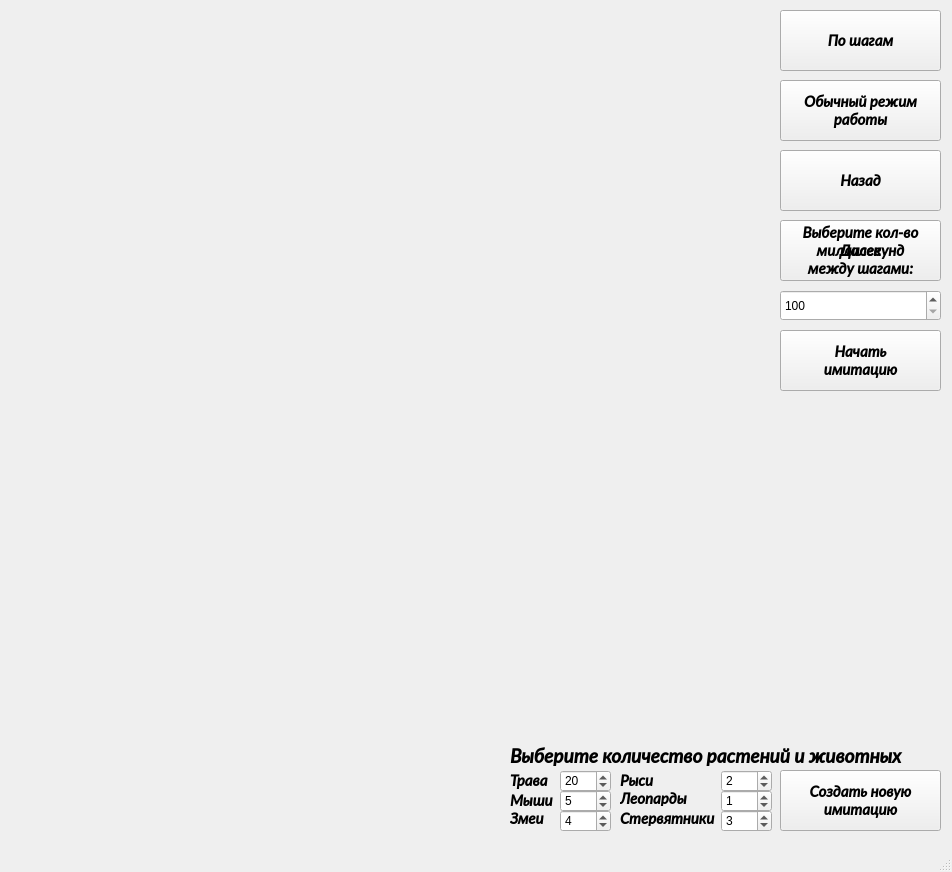
<?xml version="1.0" encoding="UTF-8"?>
<ui version="4.0">
 <class>MainWindow</class>
 <widget class="QMainWindow" name="MainWindow">
  <property name="windowModality">
   <enum>Qt::NonModal</enum>
  </property>
  <property name="geometry">
   <rect>
    <x>0</x>
    <y>0</y>
    <width>952</width>
    <height>872</height>
   </rect>
  </property>
  <property name="sizePolicy">
   <sizepolicy hsizetype="Preferred" vsizetype="Preferred">
    <horstretch>0</horstretch>
    <verstretch>0</verstretch>
   </sizepolicy>
  </property>
  <property name="maximumSize">
   <size>
    <width>952</width>
    <height>872</height>
   </size>
  </property>
  <property name="contextMenuPolicy">
   <enum>Qt::DefaultContextMenu</enum>
  </property>
  <property name="windowTitle">
   <string>Имитационная модель пищевой цепи</string>
  </property>
  <property name="autoFillBackground">
   <bool>false</bool>
  </property>
  <property name="iconSize">
   <size>
    <width>24</width>
    <height>24</height>
   </size>
  </property>
  <widget class="QWidget" name="centralwidget">
   <widget class="QPushButton" name="regularModeButton">
    <property name="geometry">
     <rect>
      <x>780</x>
      <y>80</y>
      <width>161</width>
      <height>61</height>
     </rect>
    </property>
    <property name="font">
     <font>
      <family>Lato Semibold</family>
      <pointsize>11</pointsize>
      <weight>75</weight>
      <italic>true</italic>
      <bold>true</bold>
     </font>
    </property>
    <property name="text">
     <string>Обычный режим
работы</string>
    </property>
   </widget>
   <widget class="QPushButton" name="stepModeButton">
    <property name="geometry">
     <rect>
      <x>780</x>
      <y>10</y>
      <width>161</width>
      <height>61</height>
     </rect>
    </property>
    <property name="font">
     <font>
      <family>Lato Semibold</family>
      <pointsize>11</pointsize>
      <weight>75</weight>
      <italic>true</italic>
      <bold>true</bold>
     </font>
    </property>
    <property name="text">
     <string>По шагам</string>
    </property>
   </widget>
   <widget class="QPushButton" name="nextButton">
    <property name="geometry">
     <rect>
      <x>780</x>
      <y>220</y>
      <width>161</width>
      <height>61</height>
     </rect>
    </property>
    <property name="font">
     <font>
      <family>Lato Semibold</family>
      <pointsize>11</pointsize>
      <weight>75</weight>
      <italic>true</italic>
      <bold>true</bold>
     </font>
    </property>
    <property name="cursor">
     <cursorShape>ArrowCursor</cursorShape>
    </property>
    <property name="text">
     <string>Далее</string>
    </property>
   </widget>
   <widget class="QSpinBox" name="spinBox">
    <property name="geometry">
     <rect>
      <x>780</x>
      <y>290</y>
      <width>161</width>
      <height>31</height>
     </rect>
    </property>
    <property name="minimum">
     <number>100</number>
    </property>
    <property name="maximum">
     <number>100000</number>
    </property>
    <property name="singleStep">
     <number>100</number>
    </property>
   </widget>
   <widget class="QPushButton" name="startButton">
    <property name="geometry">
     <rect>
      <x>780</x>
      <y>330</y>
      <width>161</width>
      <height>61</height>
     </rect>
    </property>
    <property name="font">
     <font>
      <family>Lato Semibold</family>
      <pointsize>11</pointsize>
      <weight>75</weight>
      <italic>true</italic>
      <bold>true</bold>
     </font>
    </property>
    <property name="text">
     <string>Начать
имитацию</string>
    </property>
   </widget>
   <widget class="QLabel" name="timerLabel">
    <property name="geometry">
     <rect>
      <x>780</x>
      <y>220</y>
      <width>161</width>
      <height>61</height>
     </rect>
    </property>
    <property name="font">
     <font>
      <family>Lato Semibold</family>
      <pointsize>11</pointsize>
      <weight>75</weight>
      <italic>true</italic>
      <bold>true</bold>
     </font>
    </property>
    <property name="text">
     <string>&lt;html&gt;&lt;head/&gt;&lt;body&gt;&lt;p align=&quot;center&quot;&gt;Выберите кол-во&lt;br/&gt;миллисекунд&lt;br/&gt;между шагами:&lt;/p&gt;&lt;/body&gt;&lt;/html&gt;</string>
    </property>
   </widget>
   <widget class="QPushButton" name="backButton">
    <property name="geometry">
     <rect>
      <x>780</x>
      <y>150</y>
      <width>161</width>
      <height>61</height>
     </rect>
    </property>
    <property name="font">
     <font>
      <family>Lato Semibold</family>
      <pointsize>11</pointsize>
      <weight>75</weight>
      <italic>true</italic>
      <bold>true</bold>
     </font>
    </property>
    <property name="text">
     <string>Назад</string>
    </property>
   </widget>
   <widget class="QPushButton" name="restartButton">
    <property name="geometry">
     <rect>
      <x>780</x>
      <y>770</y>
      <width>161</width>
      <height>61</height>
     </rect>
    </property>
    <property name="font">
     <font>
      <family>Lato Semibold</family>
      <pointsize>11</pointsize>
      <weight>75</weight>
      <italic>true</italic>
      <bold>true</bold>
     </font>
    </property>
    <property name="text">
     <string>Создать новую
имитацию</string>
    </property>
   </widget>
   <widget class="QSpinBox" name="LynxCountSpinBox">
    <property name="geometry">
     <rect>
      <x>721</x>
      <y>770</y>
      <width>51</width>
      <height>22</height>
     </rect>
    </property>
    <property name="maximum">
     <number>2000</number>
    </property>
    <property name="value">
     <number>2</number>
    </property>
   </widget>
   <widget class="QSpinBox" name="CheetahCountSpinBox">
    <property name="geometry">
     <rect>
      <x>721</x>
      <y>790</y>
      <width>51</width>
      <height>22</height>
     </rect>
    </property>
    <property name="maximum">
     <number>2000</number>
    </property>
    <property name="value">
     <number>1</number>
    </property>
   </widget>
   <widget class="QSpinBox" name="VultureCountSpinBox">
    <property name="geometry">
     <rect>
      <x>721</x>
      <y>810</y>
      <width>51</width>
      <height>22</height>
     </rect>
    </property>
    <property name="maximum">
     <number>2000</number>
    </property>
    <property name="value">
     <number>3</number>
    </property>
   </widget>
   <widget class="QLabel" name="LynxCountLabel">
    <property name="geometry">
     <rect>
      <x>620</x>
      <y>772</y>
      <width>41</width>
      <height>16</height>
     </rect>
    </property>
    <property name="font">
     <font>
      <family>Lato Semibold</family>
      <pointsize>11</pointsize>
      <weight>75</weight>
      <italic>true</italic>
      <bold>true</bold>
     </font>
    </property>
    <property name="text">
     <string>Рыси</string>
    </property>
   </widget>
   <widget class="QLabel" name="CheetahCountLabel">
    <property name="geometry">
     <rect>
      <x>620</x>
      <y>790</y>
      <width>71</width>
      <height>16</height>
     </rect>
    </property>
    <property name="font">
     <font>
      <family>Lato Semibold</family>
      <pointsize>11</pointsize>
      <weight>75</weight>
      <italic>true</italic>
      <bold>true</bold>
     </font>
    </property>
    <property name="text">
     <string>Леопарды</string>
    </property>
   </widget>
   <widget class="QLabel" name="VultureCountLabel">
    <property name="geometry">
     <rect>
      <x>620</x>
      <y>810</y>
      <width>101</width>
      <height>16</height>
     </rect>
    </property>
    <property name="font">
     <font>
      <family>Lato Semibold</family>
      <pointsize>11</pointsize>
      <weight>75</weight>
      <italic>true</italic>
      <bold>true</bold>
     </font>
    </property>
    <property name="text">
     <string>Стервятники</string>
    </property>
   </widget>
   <widget class="QSpinBox" name="PlantCountSpinBox">
    <property name="geometry">
     <rect>
      <x>560</x>
      <y>770</y>
      <width>51</width>
      <height>22</height>
     </rect>
    </property>
    <property name="maximum">
     <number>2000</number>
    </property>
    <property name="value">
     <number>20</number>
    </property>
   </widget>
   <widget class="QSpinBox" name="MouseCountSpinBox">
    <property name="geometry">
     <rect>
      <x>560</x>
      <y>790</y>
      <width>51</width>
      <height>22</height>
     </rect>
    </property>
    <property name="maximum">
     <number>2000</number>
    </property>
    <property name="value">
     <number>5</number>
    </property>
   </widget>
   <widget class="QSpinBox" name="SnakeCountSpinBox">
    <property name="geometry">
     <rect>
      <x>560</x>
      <y>810</y>
      <width>51</width>
      <height>22</height>
     </rect>
    </property>
    <property name="maximum">
     <number>2000</number>
    </property>
    <property name="value">
     <number>4</number>
    </property>
   </widget>
   <widget class="QLabel" name="PlantCountLabel">
    <property name="geometry">
     <rect>
      <x>510</x>
      <y>770</y>
      <width>51</width>
      <height>21</height>
     </rect>
    </property>
    <property name="font">
     <font>
      <family>Lato Semibold</family>
      <pointsize>11</pointsize>
      <weight>75</weight>
      <italic>true</italic>
      <bold>true</bold>
     </font>
    </property>
    <property name="text">
     <string>Трава</string>
    </property>
   </widget>
   <widget class="QLabel" name="MouseCountLabel">
    <property name="geometry">
     <rect>
      <x>510</x>
      <y>790</y>
      <width>51</width>
      <height>20</height>
     </rect>
    </property>
    <property name="font">
     <font>
      <family>Lato Semibold</family>
      <pointsize>11</pointsize>
      <weight>75</weight>
      <italic>true</italic>
      <bold>true</bold>
     </font>
    </property>
    <property name="text">
     <string>Мыши</string>
    </property>
   </widget>
   <widget class="QLabel" name="SnakeCountLabel">
    <property name="geometry">
     <rect>
      <x>510</x>
      <y>810</y>
      <width>47</width>
      <height>16</height>
     </rect>
    </property>
    <property name="font">
     <font>
      <family>Lato Semibold</family>
      <pointsize>11</pointsize>
      <weight>75</weight>
      <italic>true</italic>
      <bold>true</bold>
     </font>
    </property>
    <property name="text">
     <string>Змеи</string>
    </property>
   </widget>
   <widget class="QLabel" name="ChooseCountLabel">
    <property name="geometry">
     <rect>
      <x>510</x>
      <y>745</y>
      <width>411</width>
      <height>21</height>
     </rect>
    </property>
    <property name="font">
     <font>
      <family>Lato Semibold</family>
      <pointsize>14</pointsize>
      <weight>75</weight>
      <italic>true</italic>
      <bold>true</bold>
     </font>
    </property>
    <property name="text">
     <string>Выберите количество растений и животных</string>
    </property>
   </widget>
  </widget>
  <widget class="QMenuBar" name="menubar">
   <property name="geometry">
    <rect>
     <x>0</x>
     <y>0</y>
     <width>952</width>
     <height>20</height>
    </rect>
   </property>
  </widget>
  <widget class="QStatusBar" name="statusbar"/>
 </widget>
 <resources/>
 <connections/>
</ui>
